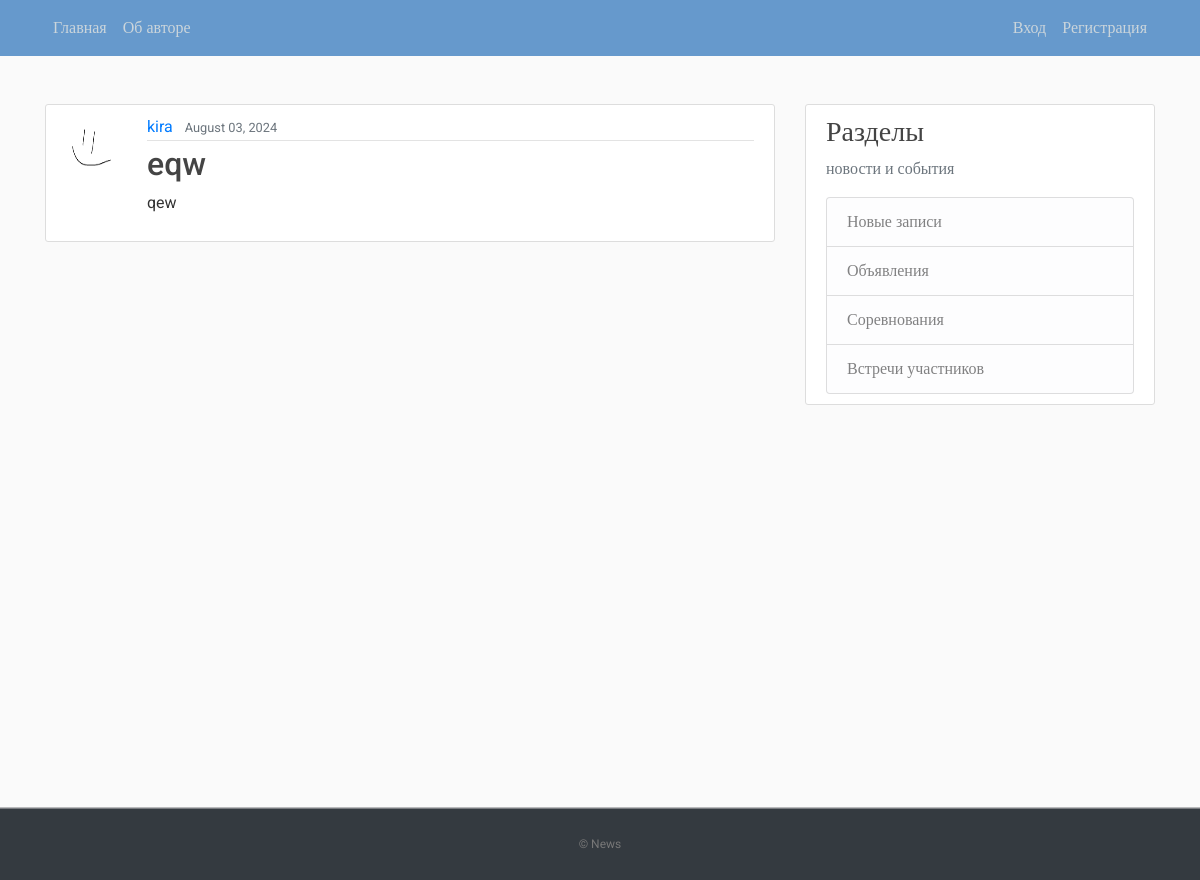
The page /post/34/ on the database its author committed.
### blog/models.py (models this page shows, shortened)
class Post(models.Model):
    title = models.CharField(max_length=100)
    content = models.TextField()
    date_posted = models.DateTimeField(default=timezone.now)
    author = models.ForeignKey(User, on_delete=models.CASCADE)

### users/models.py (models this page shows, shortened)
class Profile(models.Model):
    user = models.OneToOneField(User, on_delete=models.CASCADE)
    image = models.ImageField(default='default.jpg', upload_to='profile_pics')

### blog/views.py (the view)
# urls.py: path('post/<int:pk>/', PostDetailView.as_view(), name='post-detail'),
class PostDetailView(DetailView):
    model = Post

### blog/templates/blog/post_detail.html (shortened to what this page needs)
{% extends "blog/base.html" %}
{% block content %}
  <article class="media content-section">
    <img class="rounded-circle article-img" src="{{ object.author.profile.image.url }}">
    <div class="media-body">
      <div class="article-metadata">
        <a class="mr-2" href="{% url 'user-posts' object.author.username %}">{{ object.author }}</a>
        <small class="text-muted">{{ object.date_posted|date:"F d, Y" }}</small>
      </div>
      <h2 class="article-title">{{ object.title }}</h2>
      <p class="article-content">{{ object.content }}</p>
    </div>
  </article>
{% endblock content %}

### blog/static/blog/main.css (style rules this page uses)
﻿body, html { width:100%; height:100% }
body { margin:0; padding:0; background: #fafafa; color: #333333; margin-top: 5rem; font-family:Roboto; }
h1, h2, h3, h4, h5, h6 { color: #444444; }
.content-section { background: #ffffff; padding: 10px 20px; border: 1px solid #dddddd; border-radius: 3px; margin-bottom: 20px; }
.article-title { color: #444444; }
.article-content { white-space: pre-line; }
.article-img { height: 65px; width: 65px; margin-right: 16px; }
.article-metadata { padding-bottom: 1px; margin-bottom: 4px; border-bottom: 1px solid #e3e3e3 }

### rows shown on the page
Post: author.profile.image (picture), author "kira", date_posted "August 03, 2024", title "eqw", content "qew"
